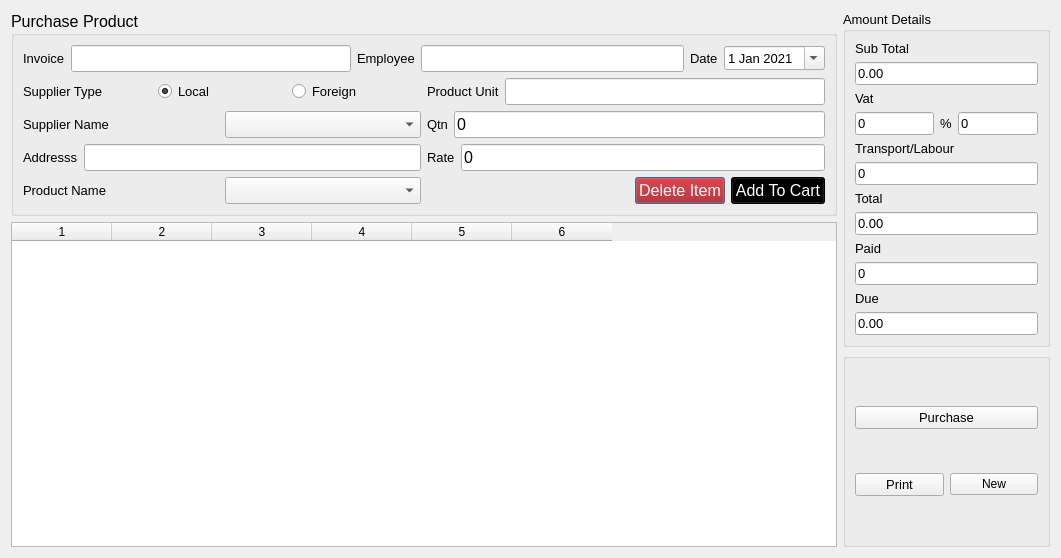
<?xml version="1.0" encoding="UTF-8"?>
<ui version="4.0">
 <class>Dialog</class>
 <widget class="QDialog" name="Dialog">
  <property name="geometry">
   <rect>
    <x>0</x>
    <y>0</y>
    <width>1061</width>
    <height>558</height>
   </rect>
  </property>
  <property name="windowTitle">
   <string>Dialog</string>
  </property>
  <property name="styleSheet">
   <string notr="true">QDialog#Dialog{

}</string>
  </property>
  <layout class="QGridLayout" name="gridLayout_8">
   <item row="0" column="0">
    <layout class="QGridLayout" name="gridLayout_7" columnstretch="8,2">
     <item row="0" column="0">
      <widget class="QGroupBox" name="groupBox">
       <property name="font">
        <font>
         <pointsize>12</pointsize>
        </font>
       </property>
       <property name="title">
        <string>Purchase Product</string>
       </property>
       <layout class="QGridLayout" name="gridLayout_2">
        <item row="0" column="0">
         <layout class="QGridLayout" name="gridLayout">
          <item row="0" column="0" colspan="2">
           <layout class="QHBoxLayout" name="horizontalLayout_12">
            <item>
             <layout class="QHBoxLayout" name="horizontalLayout_11">
              <item>
               <widget class="QLabel" name="label_10">
                <property name="font">
                 <font>
                  <pointsize>10</pointsize>
                 </font>
                </property>
                <property name="text">
                 <string>Invoice</string>
                </property>
               </widget>
              </item>
              <item>
               <widget class="QLineEdit" name="invoice">
                <property name="readOnly">
                 <bool>false</bool>
                </property>
               </widget>
              </item>
             </layout>
            </item>
            <item>
             <layout class="QHBoxLayout" name="horizontalLayout_10">
              <item>
               <widget class="QLabel" name="label_9">
                <property name="font">
                 <font>
                  <pointsize>10</pointsize>
                 </font>
                </property>
                <property name="text">
                 <string>Employee</string>
                </property>
               </widget>
              </item>
              <item>
               <widget class="QLineEdit" name="username">
                <property name="readOnly">
                 <bool>true</bool>
                </property>
               </widget>
              </item>
             </layout>
            </item>
            <item>
             <layout class="QHBoxLayout" name="horizontalLayout_9">
              <item>
               <widget class="QLabel" name="label_8">
                <property name="font">
                 <font>
                  <pointsize>10</pointsize>
                 </font>
                </property>
                <property name="text">
                 <string>Date</string>
                </property>
               </widget>
              </item>
              <item>
               <widget class="QDateEdit" name="dateEdit">
                <property name="font">
                 <font>
                  <pointsize>10</pointsize>
                 </font>
                </property>
                <property name="calendarPopup">
                 <bool>true</bool>
                </property>
                <property name="date">
                 <date>
                  <year>2021</year>
                  <month>1</month>
                  <day>1</day>
                 </date>
                </property>
               </widget>
              </item>
             </layout>
            </item>
           </layout>
          </item>
          <item row="1" column="0">
           <layout class="QHBoxLayout" name="horizontalLayout_6">
            <item>
             <widget class="QLabel" name="label_6">
              <property name="font">
               <font>
                <pointsize>10</pointsize>
               </font>
              </property>
              <property name="text">
               <string>Supplier Type</string>
              </property>
             </widget>
            </item>
            <item>
             <widget class="QRadioButton" name="local">
              <property name="font">
               <font>
                <pointsize>10</pointsize>
               </font>
              </property>
              <property name="text">
               <string>Local </string>
              </property>
              <property name="checked">
               <bool>true</bool>
              </property>
             </widget>
            </item>
            <item>
             <widget class="QRadioButton" name="foreign">
              <property name="font">
               <font>
                <pointsize>10</pointsize>
               </font>
              </property>
              <property name="text">
               <string>Foreign</string>
              </property>
             </widget>
            </item>
           </layout>
          </item>
          <item row="1" column="1">
           <layout class="QHBoxLayout" name="horizontalLayout_5">
            <item>
             <widget class="QLabel" name="label_5">
              <property name="font">
               <font>
                <pointsize>10</pointsize>
               </font>
              </property>
              <property name="text">
               <string>Product Unit</string>
              </property>
             </widget>
            </item>
            <item>
             <widget class="QLineEdit" name="unit">
              <property name="readOnly">
               <bool>true</bool>
              </property>
             </widget>
            </item>
           </layout>
          </item>
          <item row="2" column="0">
           <layout class="QHBoxLayout" name="horizontalLayout">
            <item>
             <widget class="QLabel" name="label">
              <property name="font">
               <font>
                <pointsize>10</pointsize>
               </font>
              </property>
              <property name="text">
               <string>Supplier Name</string>
              </property>
             </widget>
            </item>
            <item>
             <widget class="QComboBox" name="supplier">
              <property name="styleSheet">
               <string notr="true"/>
              </property>
             </widget>
            </item>
           </layout>
          </item>
          <item row="2" column="1">
           <layout class="QHBoxLayout" name="horizontalLayout_3">
            <item>
             <widget class="QLabel" name="label_3">
              <property name="font">
               <font>
                <pointsize>10</pointsize>
               </font>
              </property>
              <property name="text">
               <string>Qtn</string>
              </property>
             </widget>
            </item>
            <item>
             <widget class="QLineEdit" name="qtn">
              <property name="layoutDirection">
               <enum>Qt::RightToLeft</enum>
              </property>
              <property name="text">
               <string>0</string>
              </property>
             </widget>
            </item>
           </layout>
          </item>
          <item row="3" column="0">
           <layout class="QHBoxLayout" name="horizontalLayout_7">
            <item>
             <widget class="QLabel" name="label_7">
              <property name="font">
               <font>
                <pointsize>10</pointsize>
               </font>
              </property>
              <property name="text">
               <string>Addresss</string>
              </property>
             </widget>
            </item>
            <item>
             <widget class="QLineEdit" name="address">
              <property name="readOnly">
               <bool>true</bool>
              </property>
             </widget>
            </item>
           </layout>
          </item>
          <item row="3" column="1">
           <layout class="QHBoxLayout" name="horizontalLayout_4">
            <item>
             <widget class="QLabel" name="label_4">
              <property name="font">
               <font>
                <pointsize>10</pointsize>
               </font>
              </property>
              <property name="text">
               <string>Rate</string>
              </property>
             </widget>
            </item>
            <item>
             <widget class="QLineEdit" name="rate">
              <property name="layoutDirection">
               <enum>Qt::RightToLeft</enum>
              </property>
              <property name="text">
               <string>0</string>
              </property>
             </widget>
            </item>
           </layout>
          </item>
          <item row="4" column="0">
           <layout class="QHBoxLayout" name="horizontalLayout_2">
            <item>
             <widget class="QLabel" name="label_2">
              <property name="font">
               <font>
                <pointsize>10</pointsize>
               </font>
              </property>
              <property name="text">
               <string>Product Name</string>
              </property>
             </widget>
            </item>
            <item>
             <widget class="QComboBox" name="product"/>
            </item>
           </layout>
          </item>
          <item row="4" column="1">
           <layout class="QHBoxLayout" name="horizontalLayout_8">
            <item>
             <spacer name="horizontalSpacer">
              <property name="orientation">
               <enum>Qt::Horizontal</enum>
              </property>
              <property name="sizeHint" stdset="0">
               <size>
                <width>40</width>
                <height>20</height>
               </size>
              </property>
             </spacer>
            </item>
            <item>
             <widget class="QPushButton" name="deleteb">
              <property name="styleSheet">
               <string notr="true">background-color: rgb(170, 0, 0);
color: rgb(255, 255, 255);</string>
              </property>
              <property name="text">
               <string>Delete Item</string>
              </property>
             </widget>
            </item>
            <item>
             <widget class="QPushButton" name="additemb">
              <property name="styleSheet">
               <string notr="true">background-color: rgb(0, 0, 0);
color: rgb(255, 255, 255);</string>
              </property>
              <property name="text">
               <string>Add To Cart</string>
              </property>
             </widget>
            </item>
           </layout>
          </item>
         </layout>
        </item>
       </layout>
      </widget>
     </item>
     <item row="0" column="1" rowspan="2">
      <layout class="QGridLayout" name="gridLayout_6">
       <item row="1" column="0">
        <widget class="QGroupBox" name="groupBox_3">
         <property name="title">
          <string/>
         </property>
         <layout class="QGridLayout" name="gridLayout_5">
          <item row="0" column="0" colspan="2">
           <widget class="QPushButton" name="pushButton">
            <property name="font">
             <font>
              <pointsize>10</pointsize>
             </font>
            </property>
            <property name="text">
             <string>Purchase</string>
            </property>
           </widget>
          </item>
          <item row="1" column="0">
           <widget class="QPushButton" name="pushButton_2">
            <property name="font">
             <font>
              <pointsize>10</pointsize>
             </font>
            </property>
            <property name="text">
             <string>Print</string>
            </property>
           </widget>
          </item>
          <item row="1" column="1">
           <widget class="QPushButton" name="pushButton_3">
            <property name="text">
             <string>New</string>
            </property>
           </widget>
          </item>
         </layout>
        </widget>
       </item>
       <item row="0" column="0">
        <widget class="QGroupBox" name="groupBox_2">
         <property name="font">
          <font>
           <pointsize>10</pointsize>
          </font>
         </property>
         <property name="title">
          <string>Amount Details</string>
         </property>
         <layout class="QGridLayout" name="gridLayout_3">
          <item row="0" column="0">
           <layout class="QGridLayout" name="gridLayout_4">
            <item row="3" column="0">
             <layout class="QHBoxLayout" name="horizontalLayout_13">
              <item>
               <widget class="QLineEdit" name="subtotal_2">
                <property name="layoutDirection">
                 <enum>Qt::RightToLeft</enum>
                </property>
                <property name="text">
                 <string>0</string>
                </property>
               </widget>
              </item>
              <item>
               <widget class="QLabel" name="label_13">
                <property name="font">
                 <font>
                  <pointsize>10</pointsize>
                 </font>
                </property>
                <property name="text">
                 <string>%</string>
                </property>
               </widget>
              </item>
              <item>
               <widget class="QLineEdit" name="subtotal_3">
                <property name="layoutDirection">
                 <enum>Qt::RightToLeft</enum>
                </property>
                <property name="text">
                 <string>0</string>
                </property>
                <property name="readOnly">
                 <bool>true</bool>
                </property>
               </widget>
              </item>
             </layout>
            </item>
            <item row="1" column="0">
             <widget class="QLineEdit" name="subtotal">
              <property name="layoutDirection">
               <enum>Qt::RightToLeft</enum>
              </property>
              <property name="text">
               <string>0.00</string>
              </property>
              <property name="readOnly">
               <bool>true</bool>
              </property>
             </widget>
            </item>
            <item row="0" column="0">
             <widget class="QLabel" name="label_11">
              <property name="font">
               <font>
                <pointsize>10</pointsize>
               </font>
              </property>
              <property name="text">
               <string>Sub Total</string>
              </property>
             </widget>
            </item>
            <item row="2" column="0">
             <widget class="QLabel" name="label_12">
              <property name="font">
               <font>
                <pointsize>10</pointsize>
               </font>
              </property>
              <property name="text">
               <string>Vat</string>
              </property>
             </widget>
            </item>
            <item row="4" column="0">
             <widget class="QLabel" name="label_14">
              <property name="font">
               <font>
                <pointsize>10</pointsize>
               </font>
              </property>
              <property name="text">
               <string>Transport/Labour</string>
              </property>
             </widget>
            </item>
            <item row="5" column="0">
             <widget class="QLineEdit" name="subtotal_4">
              <property name="layoutDirection">
               <enum>Qt::RightToLeft</enum>
              </property>
              <property name="text">
               <string>0</string>
              </property>
              <property name="readOnly">
               <bool>false</bool>
              </property>
             </widget>
            </item>
            <item row="6" column="0">
             <widget class="QLabel" name="label_15">
              <property name="font">
               <font>
                <pointsize>10</pointsize>
               </font>
              </property>
              <property name="text">
               <string>Total</string>
              </property>
             </widget>
            </item>
            <item row="11" column="0">
             <widget class="QLineEdit" name="subtotal_7">
              <property name="layoutDirection">
               <enum>Qt::LeftToRight</enum>
              </property>
              <property name="text">
               <string>0.00</string>
              </property>
              <property name="readOnly">
               <bool>true</bool>
              </property>
             </widget>
            </item>
            <item row="10" column="0">
             <widget class="QLabel" name="label_17">
              <property name="font">
               <font>
                <pointsize>10</pointsize>
               </font>
              </property>
              <property name="text">
               <string>Due</string>
              </property>
             </widget>
            </item>
            <item row="7" column="0">
             <widget class="QLineEdit" name="subtotal_5">
              <property name="layoutDirection">
               <enum>Qt::RightToLeft</enum>
              </property>
              <property name="text">
               <string>0.00</string>
              </property>
              <property name="readOnly">
               <bool>true</bool>
              </property>
             </widget>
            </item>
            <item row="8" column="0">
             <widget class="QLabel" name="label_16">
              <property name="font">
               <font>
                <pointsize>10</pointsize>
               </font>
              </property>
              <property name="text">
               <string>Paid</string>
              </property>
             </widget>
            </item>
            <item row="9" column="0">
             <widget class="QLineEdit" name="subtotal_6">
              <property name="layoutDirection">
               <enum>Qt::RightToLeft</enum>
              </property>
              <property name="text">
               <string>0</string>
              </property>
              <property name="readOnly">
               <bool>false</bool>
              </property>
             </widget>
            </item>
           </layout>
          </item>
         </layout>
        </widget>
       </item>
      </layout>
     </item>
     <item row="1" column="0">
      <widget class="QTableWidget" name="tableWidget">
       <property name="styleSheet">
        <string notr="true">font: 10pt &quot;MS Shell Dlg 2&quot;;</string>
       </property>
       <property name="columnCount">
        <number>6</number>
       </property>
       <attribute name="horizontalHeaderCascadingSectionResizes">
        <bool>true</bool>
       </attribute>
       <attribute name="verticalHeaderCascadingSectionResizes">
        <bool>false</bool>
       </attribute>
       <column/>
       <column/>
       <column/>
       <column/>
       <column/>
       <column/>
      </widget>
     </item>
    </layout>
   </item>
  </layout>
 </widget>
 <resources/>
 <connections/>
</ui>
